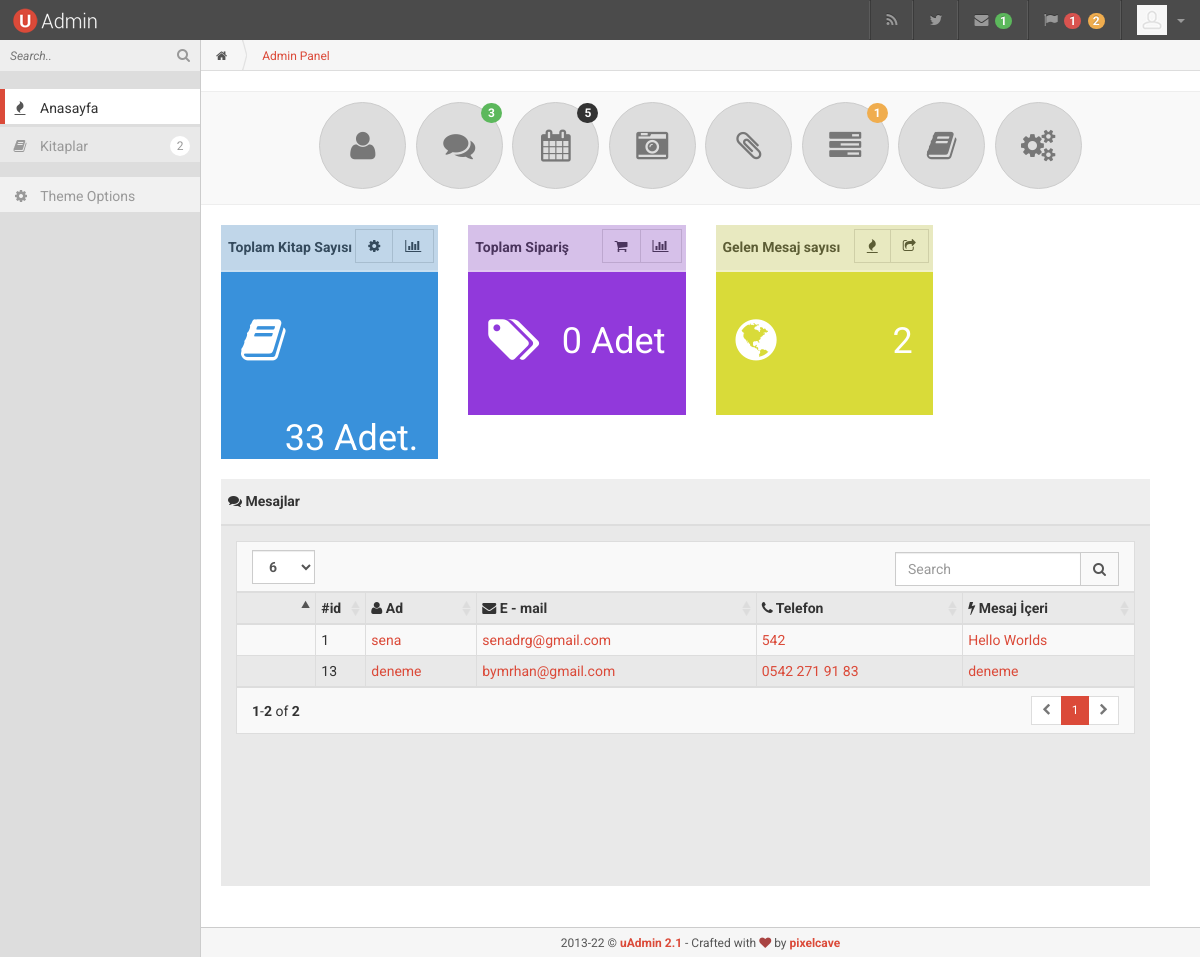
Screenshot of /admin/index.php (signed in) with the database file from the repository.
### tables this page shows
CREATE TABLE `iletisimform` (
  `id` int(11) NOT NULL,
  `ad` varchar(50) NOT NULL,
  `mail` varchar(80) NOT NULL,
  `telefon` varchar(50) NOT NULL,
  `mesaj` varchar(500) NOT NULL
);

### admin/index.php (the view, shortened to what this page needs)
<?php include 'inc/top.php';  ?>
<?php include 'inc/nav.php';  ?>
<?php
try {
     $db = new PDO("mysql:host=localhost;dbname=odev_db", "root", "");
} catch ( PDOException $e ){
     print $e->getMessage();
}
 $query = $db->query("SELECT COUNT(id) as toplamkitap FROM kitap", PDO::FETCH_ASSOC);
	 if ( $query->rowCount() ){
     foreach( $query as $row ){ $toplamkitap=$row['toplamkitap']; } }
?>
<div id="page-content">
    <ul id="nav-info" class="clearfix">
        <li><a href="index.php"><i class="fa fa-home"></i></a></li>
        <li class="active"><a href="">Admin Panel</a></li>
    </ul>
    <ul class="nav-dash">
        <li>
            <a href="javascript:void(0)" data-toggle="tooltip" title="Users" class="animation-fadeIn">
                <i class="fa fa-user"></i>
            </a>
        </li>
        <li>
            <a href="javascript:void(0)" data-toggle="tooltip" title="Comments" class="animation-fadeIn">
                <i class="fa fa-comments"></i> <span class="badge badge-success">3</span>
            </a>
        </li>
        <li>
            <a href="javascript:void(0)" data-toggle="tooltip" title="Calendar" class="animation-fadeIn">
                <i class="fa fa-calendar"></i> <span class="badge badge-inverse">5</span>
            </a>
        </li>
        <li>
            <a href="javascript:void(0)" data-toggle="tooltip" title="Photos" class="animation-fadeIn">
                <i class="fa fa-camera-retro"></i>
            </a>
        </li>
        <li>
            <a href="javascript:void(0)" data-toggle="tooltip" title="Projects" class="animation-fadeIn">
                <i class="fa fa-paperclip"></i>
            </a>
        </li>
        <li>
            <a href="javascript:void(0)" data-toggle="tooltip" title="Tasks" class="animation-fadeIn">
                <i class="fa fa-tasks"></i> <span class="badge badge-warning">1</span>
            </a>
        </li>
        <li>
            <a href="javascript:void(0)" data-toggle="tooltip" title="Reader" class="animation-fadeIn">
                <i class="fa fa-book"></i>
            </a>
        </li>
        <li>
            <a href="javascript:void(0)" data-toggle="tooltip" title="Settings" class="animation-fadeIn">
                <i class="fa fa-cogs"></i>
            </a>
        </li>
    </ul>
    <div class="dash-tiles row">
        <div class="col-sm-3">
            <div class="dash-tile dash-tile-ocean clearfix animation-pullDown">
                <div class="dash-tile-header">
                    <div class="dash-tile-options">
                        <div class="btn-group">
                            <a href="kitap.php" class="btn btn-default" data-toggle="tooltip" title="Kitapları düzenle"><i class="fa fa-cog"></i></a>
                            <a href="javascript:void(0)" class="btn btn-default" data-toggle="tooltip" title="Statistics"><i class="fa fa-bar-chart-o"></i></a>
                        </div>
                    </div>
                    Toplam Kitap Sayısı
                </div>
                <div class="dash-tile-icon"><i class="fa fa-book"></i></div>
                <div class="dash-tile-text"><?php echo $toplamkitap=$row['toplamkitap']; ?> Adet.</div>
            </div>
        </div>
<div class="col-sm-3">
            <div class="dash-tile dash-tile-flower clearfix animation-pullDown">
                <div class="dash-tile-header">
                    <div class="dash-tile-options">
                        <div class="btn-group">
                            <a href="javascript:void(0)" class="btn btn-default" data-toggle="tooltip" title="View new orders"><i class="fa fa-shopping-cart"></i></a>
                            <a href="javascript:void(0)" class="btn btn-default" data-toggle="tooltip" title="Statistics"><i class="fa fa-bar-chart-o"></i></a>
                        </div>
                    </div>
                    Toplam Sipariş
                </div>
                <div class="dash-tile-icon"><i class="fa fa-tags"></i></div>
                <div class="dash-tile-text"> 0 Adet</div>
            </div>
        </div>
		<div class="col-sm-3">
            <div class="dash-tile dash-tile-oil clearfix animation-pullDown">
                <div class="dash-tile-header">
                    <div class="dash-tile-options">
                        <div class="btn-group">
                            <a href="javascript:void(0)" class="btn btn-default" data-toggle="tooltip" title="What's changed?"><i class="fa fa-fire"></i></a>
                            <a href="javascript:void(0)" class="btn btn-default" data-toggle="tooltip" title="Share"><i class="fa fa-share-square-o"></i></a>
                        </div>
                    </div>
                    Gelen Mesaj sayısı
                </div>
				 <?php
$query = $db->query("SELECT count(id) as toplam FROM iletisimform", PDO::FETCH_ASSOC);
if ( $query->rowCount() ){
     foreach( $query as $row ){ $toplammesaj=$row['toplam'];
 ?>
                <div class="dash-tile-icon"><i class="fa fa-globe"></i></div>
                <div class="dash-tile-text"><?php echo $toplammesaj; ?></div>
				<?php }}
													?>
            </div>
        </div>
    </div>
    <div class="row">
        <div class="col-sm-6">
            <div class="dash-tile dash-tile-2x" style="width: 200%;">
                <div class="dash-tile-header">
                    <i class="fa fa-comments"></i> Mesajlar
                </div>
                <div class="dash-tile-content">
                    <div class="dash-tile-content-inner-fluid">
                        <table id="dash-example-orders" class="table table-striped table-bordered table-condensed">
                            <thead>
                                <tr>
                                    <th class="cell-small"></th>
                                    <th class="hidden-xs hidden-sm hidden-md">#id</th>
                                    <th><i class="fa fa-user"></i> Ad</th>
                                    <th><i class="fa fa-envelope"></i> E - mail</th>
                                    <th><i class="fa fa-phone"></i> Telefon</th>
									<th><i class="fa fa-bolt"></i> Mesaj İçeri</th>
                                </tr>
                            </thead>
                            <tbody>
                                                 <?php
$query = $db->query("SELECT * FROM iletisimform", PDO::FETCH_ASSOC);
if ( $query->rowCount() ){
     foreach( $query as $row ){
 ?>
                                <tr>
                                    <td class="text-center">
                                    </td>
                                    <td class="hidden-xs hidden-sm hidden-md"><?php echo $row['id']; ?></td>
                                    <td><a href="javascript:void(0)"><?php echo $row['ad']; ?></a></td>
                                    <td class="hidden-xs hidden-sm hidden-md"><a href="javascript:void(0)"><?php echo $row['mail']; ?></a></td>
                                   <td><a href="javascript:void(0)"><?php echo $row['telefon']; ?></a></td>
								   <td><a href="javascript:void(0)"><?php echo $row['mesaj']; ?></a></td>
                                </tr>
                              <?php } }?>
                            </tbody>
                        </table>
                    </div>
                </div>
            </div>
        </div>
    </div>
</div>
<?php include 'inc/footer.php';  ?>
<?php include 'inc/bottom.php';  ?>

### rows the page displays
iletisimform: id "1", ad "sena", mail "senadrg@gmail.com", telefon "542", mesaj "Hello Worlds"
iletisimform: id "13", ad "deneme", mail "bymrhan@gmail.com", telefon "0542 271 91 83", mesaj "deneme"

### other values shown
$link['name'] "Anasayfa"
$link['name'] "Kitaplar"
$toplamkitap=$row['toplamkitap'] "33"
$toplammesaj "2"
$template['name'] "uAdmin"
$template['version'] "2.1"
